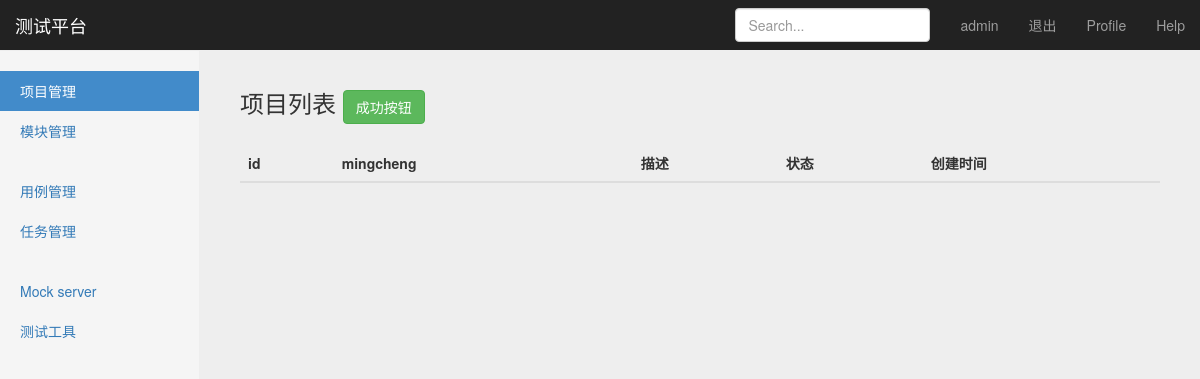
Page /manage/project_manage/ (signed in) on the earlier database version.
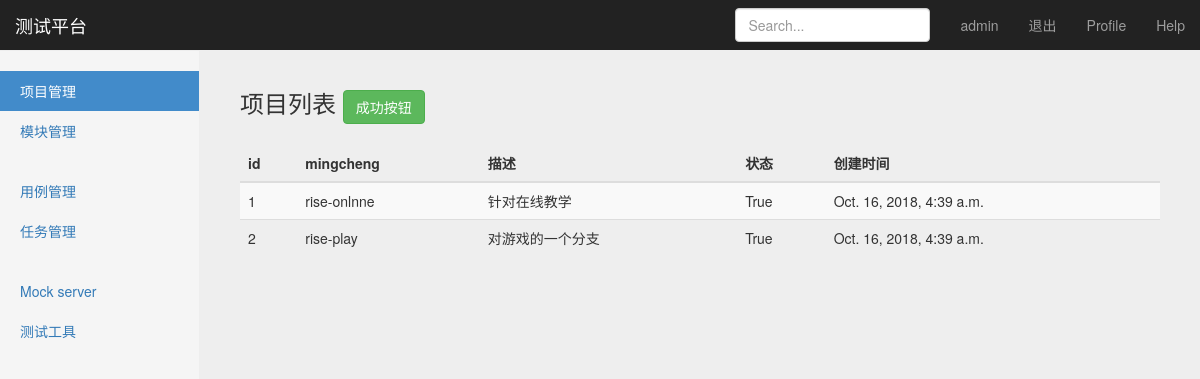
Same page on the later database version.
### project_app/models.py (models this page shows)
class Project(models.Model):
    name = models.CharField("名称",max_length=100,blank=False,default="")
    describe = models.TextField("描述",default="")
    status = models.BooleanField("状态",default="True")
    create_time = models.DateTimeField("创建时间",auto_now=True)
    def __str__(self):
        return self.name

### project_app/view/project_views.py (the view)
# urls.py: path('project_manage/', project_views.project_manage),
@login_required
def project_manage(request):
    username = request.session.get('user1', '')
    project_all = Project.objects.all()
    print(project_all)
    return render(request, "project_manage.html", {"user": username, "projects":project_all,
                                                   "type":"list"
                                                   })

### templates/project_manage.html (shortened to what this page needs)
{% extends "base.html" %}
{% block content %}
    <nav class="navbar navbar-inverse navbar-fixed-top">
      <div class="container-fluid">
        <div class="navbar-header">
          <a class="navbar-brand" href="#">测试平台</a>
        </div>
        <div id="navbar" class="navbar-collapse collapse">
          <ul class="nav navbar-nav navbar-right">
            <li><a href="#">{{ user }}</a></li>
            <li><a href="/logout/">退出</a></li>
            <li><a href="#">Profile</a></li>
            <li><a href="#">Help</a></li>
          </ul>
          <form class="navbar-form navbar-right">
            <input type="text" class="form-control" placeholder="Search...">
          </form>
        </div>
      </div>
    </nav>
    <div class="container-fluid">
      <div class="row">
        <div class="col-sm-3 col-md-2 sidebar">
          <ul class="nav nav-sidebar">
            <li class="active"><a href="#">项目管理</a></li>
            <li><a href="#">模块管理</a></li>
          </ul>
          <ul class="nav nav-sidebar">
            <li><a href="">用例管理</a></li>
            <li><a href="">任务管理</a></li>
          </ul>
          <ul class="nav nav-sidebar">
            <li><a href="">Mock server</a></li>
            <li><a href="">测试工具</a></li>
          </ul>
        </div>
        <div class="col-sm-9 col-sm-offset-3 col-md-10 col-md-offset-2 main">
{% if type == "list" %}
          <h3 class="sub-header" style="border-right-width: 50px;">项目列表
           <button type="button" onclick="window.location.href=('/manage/add_project/')" class="btn btn-success">成功按钮</button>
          </h3>
          <div class="table-responsive">
            <table class="table table-striped">
              <thead>
                <tr>
                  <th>id</th>
                  <th>mingcheng</th>
                  <th>描述</th>
                  <th>状态</th>
                  <th>创建时间</th>
                </tr>
              </thead>
              <tbody>
              {% for project in projects %}
                <tr>
                  <td>{{ project.id }}</td>
                  <td>{{ project.name }}</td>
                  <td>{{ project.describe }}</td>
                  <td>{{ project.status }}</td>
                  <td>{{ project.create_time }}</td>
                </tr>
               {% endfor %}
              </tbody>
            </table>
          </div>
        {% endif %}
        </div>
      </div>
    </div>
{% endblock %}

Differences in the rows shown:
added Project: id "1", name "rise-onlnne", describe "针对在线教学", status "True", create_time "Oct. 16, 2018, 4:39 a.m."
added Project: id "2", name "rise-play", describe "对游戏的一个分支", status "True", create_time "Oct. 16, 2018, 4:39 a.m."
